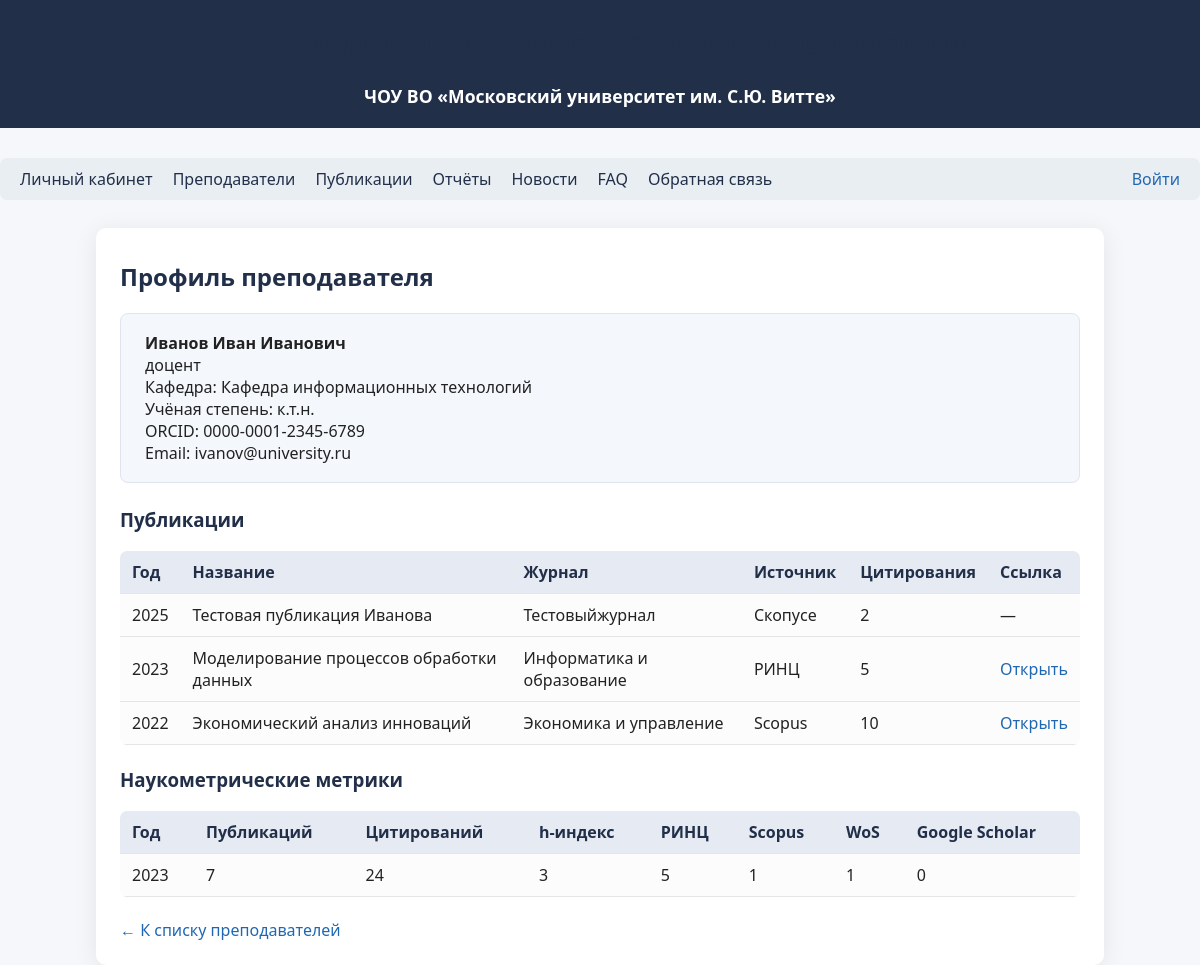
/lecturer/1, run on an earlier commit of the app's database.
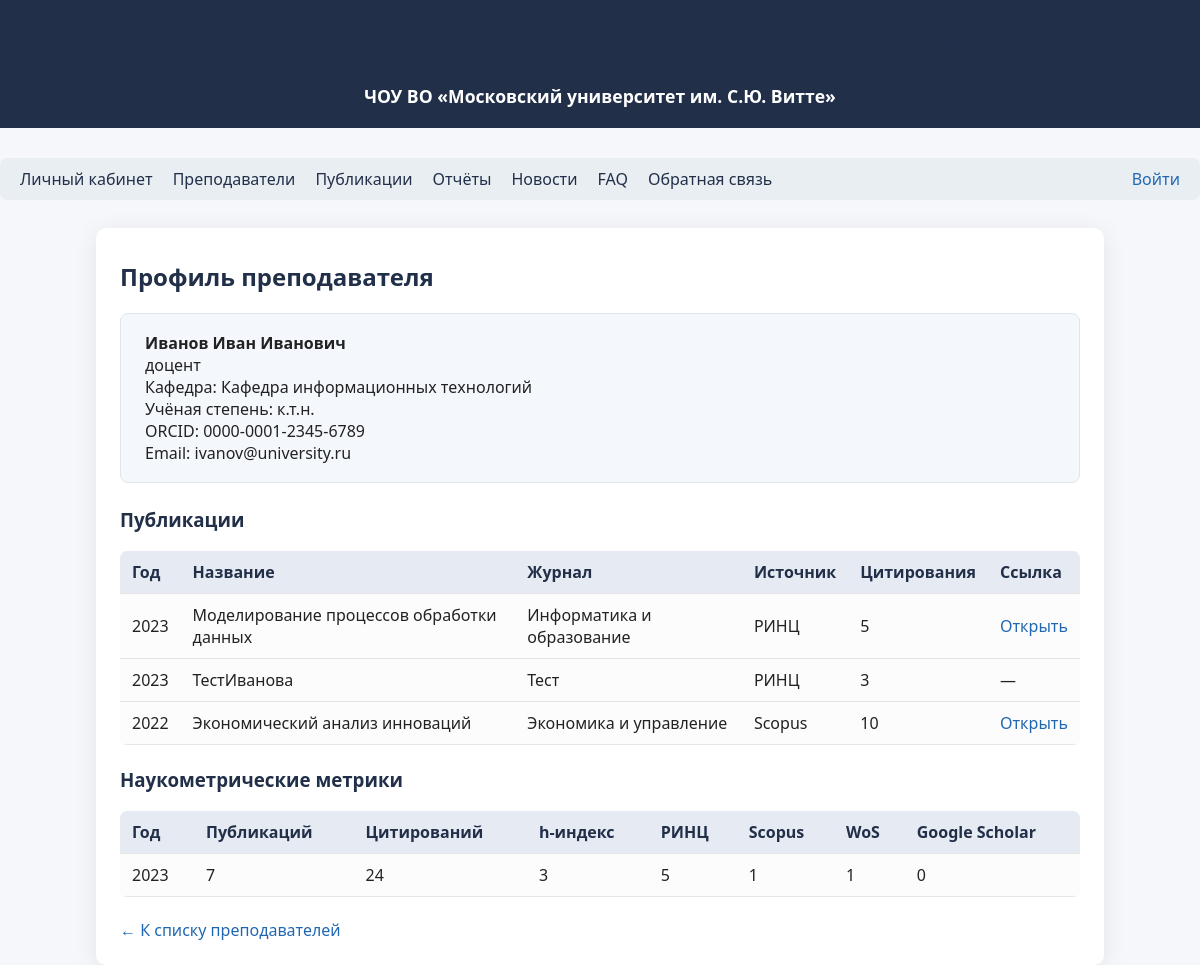
And on a later commit of the database.
### tables this page shows
CREATE TABLE publications (
            id INTEGER PRIMARY KEY AUTOINCREMENT,
            title TEXT,
            year INTEGER,
            journal TEXT,
            source TEXT,
            link TEXT,
            citations INTEGER,
            doi TEXT,
            file_path TEXT,
            status TEXT DEFAULT 'new',
            review_comment TEXT,
            revision_deadline TEXT,
            reviewer_id INTEGER
        );

CREATE TABLE metrics (
            id INTEGER PRIMARY KEY AUTOINCREMENT,
            lecturer_id INTEGER,
            year INTEGER,
            total_publications INTEGER,
            total_citations INTEGER,
            h_index INTEGER,
            rinz INTEGER,
            scopus INTEGER,
            wos INTEGER,
            gs INTEGER,
            FOREIGN KEY(lecturer_id) REFERENCES lecturers(id)
        );

### app/routes.py (the view)
@bp.route('/lecturer/<int:lecturer_id>')
def lecturer_profile(lecturer_id):
    lecturer = get_lecturer_by_id(lecturer_id)
    pubs = get_publications_by_lecturer(lecturer_id)
    metrics = get_metrics_by_lecturer(lecturer_id)
    return render_template('lecturer_profile.html', lecturer=lecturer, pubs=pubs, metrics=metrics)

### app/models.py (called while the page is built)
def get_db():
    db = getattr(g, '_database', None)
    if db is None:
        db = g._database = sqlite3.connect(DATABASE)
        db.row_factory = sqlite3.Row
    return db

def get_lecturer_by_id(lecturer_id):
    db = get_db()
    return db.execute(
        "SELECT * FROM lecturers WHERE id = ?", (lecturer_id,)
    ).fetchone()

def get_publications_by_lecturer(lecturer_id):
    db = get_db()
    pubs = db.execute(
        "SELECT p.* FROM publications p "
        "JOIN lecturer_publications lp ON p.id = lp.publication_id "
        "WHERE lp.lecturer_id = ? ORDER BY p.year DESC",
        (lecturer_id,)
    ).fetchall()
    return pubs

def get_metrics_by_lecturer(lecturer_id):
    db = get_db()
    return db.execute(
        "SELECT * FROM metrics WHERE lecturer_id = ? ORDER BY year DESC",
        (lecturer_id,)
    ).fetchall()

### app/routes.py (called while the page is built)
@bp.before_app_request
def load_logged_in_user():
    user_id = session.get('user_id')
    g.user = get_user_by_id(user_id) if user_id else None

### app/templates/lecturer_profile.html (shortened to what this page needs)
{% extends "base.html" %}
{% block content %}
<h2>Профиль преподавателя</h2>
<div class="profile-card">
    <b>{{ lecturer['fio'] }}</b><br>
    <span>{{ lecturer['position'] }}</span><br>
    <span>Кафедра: {{ lecturer['department'] }}</span><br>
    {% if lecturer['academic_degree'] %}<span>Учёная степень: {{ lecturer['academic_degree'] }}</span><br>{% endif %}
    {% if lecturer['orcid'] %}<span>ORCID: {{ lecturer['orcid'] }}</span><br>{% endif %}
    {% if lecturer['email'] %}<span>Email: {{ lecturer['email'] }}</span><br>{% endif %}
</div>
<h3>Публикации</h3>
{% if pubs %}
    <table>
        <thead>
            <tr>
                <th>Год</th>
                <th>Название</th>
                <th>Журнал</th>
                <th>Источник</th>
                <th>Цитирования</th>
                <th>Ссылка</th>
            </tr>
        </thead>
        <tbody>
        {% for pub in pubs %}
            <tr>
                <td>{{ pub['year'] }}</td>
                <td>{{ pub['title'] }}</td>
                <td>{{ pub['journal'] }}</td>
                <td>{{ pub['source'] }}</td>
                <td>{{ pub['citations']|default(0) }}</td>
                <td>
                    {% if pub['link'] %}
                        <a href="{{ pub['link'] }}" target="_blank">Открыть</a>
                    {% else %}
                        —
                    {% endif %}
                </td>
            </tr>
        {% endfor %}
        </tbody>
    </table>
{% else %}
    <div>Публикации отсутствуют.</div>
{% endif %}
<h3>Наукометрические метрики</h3>
{% if metrics %}
    <table>
        <thead>
            <tr>
                <th>Год</th>
                <th>Публикаций</th>
                <th>Цитирований</th>
                <th>h-индекс</th>
                <th>РИНЦ</th>
                <th>Scopus</th>
                <th>WoS</th>
                <th>Google Scholar</th>
            </tr>
        </thead>
        <tbody>
        {% for m in metrics %}
            <tr>
                <td>{{ m['year'] }}</td>
                <td>{{ m['total_publications'] }}</td>
                <td>{{ m['total_citations'] }}</td>
                <td>{{ m['h_index'] }}</td>
                <td>{{ m['rinz'] }}</td>
                <td>{{ m['scopus'] }}</td>
                <td>{{ m['wos'] }}</td>
                <td>{{ m['gs'] }}</td>
            </tr>
        {% endfor %}
        </tbody>
    </table>
{% else %}
    <div>Метрики не заданы.</div>
{% endif %}
<a href="{{ url_for('main.lecturers') }}">← К списку преподавателей</a>
{% endblock %}

What changed in the data, as far as the page shows it:
shown differently, row unchanged: publications "Моделирование процессов обработки данных": moves up the list
changed publications: year "2025" → "2023"; title "Тестовая публикация Иванова" → "ТестИванова"; journal "Тестовыйжурнал" → "Тест"; source "Скопусе" → "РИНЦ"; citations "2" → "3"
